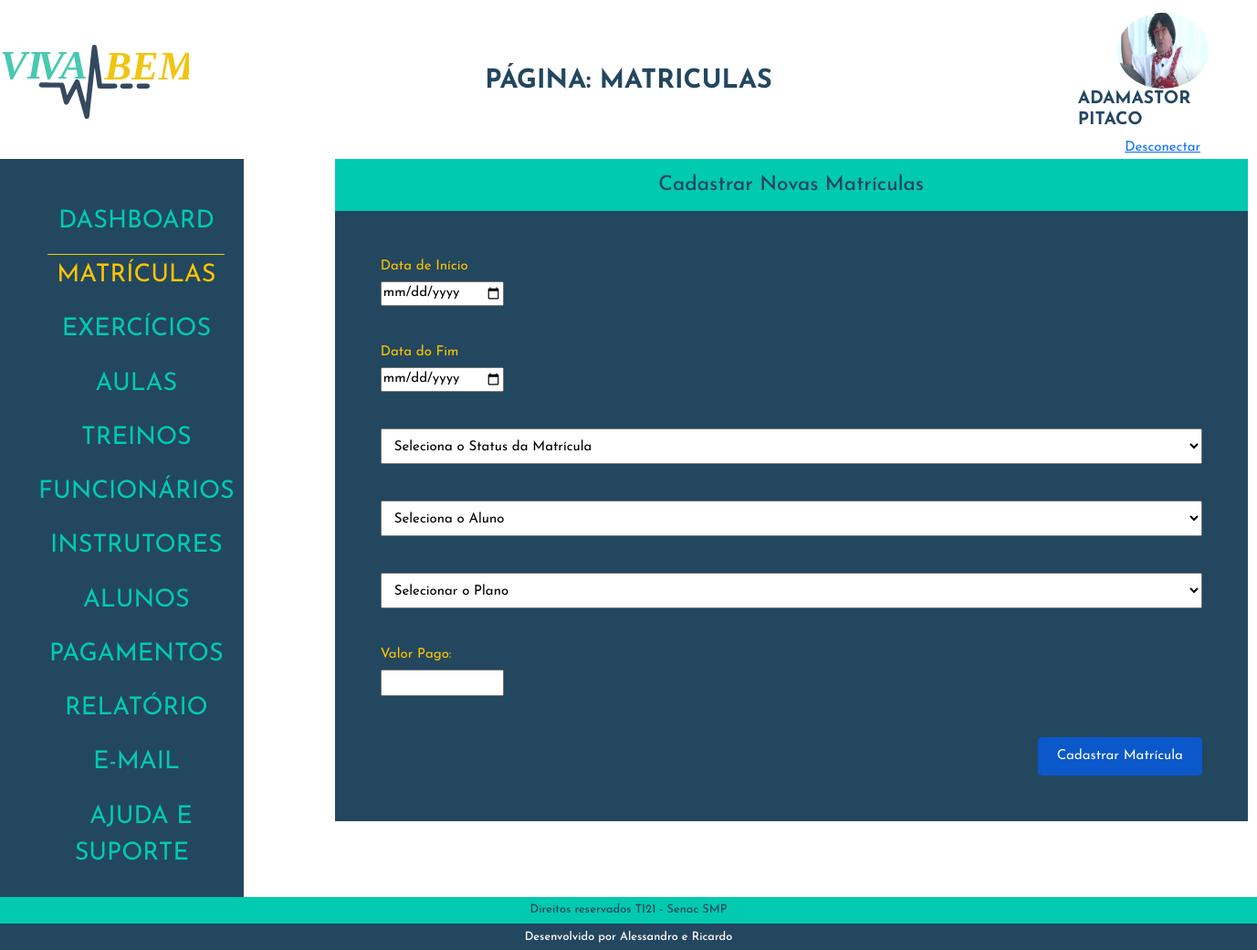
Screenshot of /admin/index.php?p=matriculas&m=cadastrar (signed in) with the database file from the repository.
### tables this page shows
CREATE TABLE `tblfuncionarios` (
  `idFuncionario` int(11) NOT NULL,
  `nomeFuncionario` varchar(50) NOT NULL,
  `altFuncionario` varchar(50) NOT NULL,
  `dataNascFuncionario` date NOT NULL,
  `cargoFuncionario` varchar(20) NOT NULL,
  `especialidadeFuncionario` varchar(20) NOT NULL,
  `emailFuncionario` varchar(80) DEFAULT NULL,
  `senhaFuncionario` varchar(20) NOT NULL,
  `nivelFuncionario` varchar(15) NOT NULL,
  `telefoneFuncionario` varchar(14) NOT NULL,
  `dataAdmissaoFuncionario` date NOT NULL,
  `statusFuncionario` varchar(10) NOT NULL,
  `fotoFuncionario` varchar(100) DEFAULT NULL,
  `linkFaceFuncionario` varchar(150) NOT NULL,
  `linkInstaFuncionario` varchar(150) NOT NULL,
  `linklinkedinFuncionario` varchar(150) NOT NULL,
  `linkWhatsFuncionario` varchar(150) NOT NULL
);

### admin/class/funcionario.php (called while the page is built, shortened)
<?php
class FuncionarioClass
{
    public $idFuncionario;
    public function __construct($id = false)
    {
        if ($id) {
            $this->idFuncionario = $id;
            $this->Carregar();
        }
    }
    public function Carregar()
    {
        $query = "SELECT * FROM  tblfuncionarios WHERE idFuncionario = " . $this->idFuncionario;
        $conn = Conexao::LigarConexao();
        $resultado = $conn->query($query);
        $lista = $resultado->fetchAll();
        foreach ($lista as $linha) {
            $this->nomeFuncionario = $linha['nomeFuncionario'];
            $this->fotoFuncionario = $linha['fotoFuncionario'];
        }
    }
   }

### admin/matriculas/cadastrar.php (the view, shortened to what this page needs)
<h1 class="h1Geral">Cadastrar Novas Matrículas</h1>
<div class="formContainer">
    <form class="formMatri" action="index.php?p=matriculas&m=cadastrar" method="POST" enctype="multipart/form-data">
        <div>
            <label class="labelMatri" for="dataInicioMatricula">Data de Início</label>
            <input class="inputMatriDate" type="date" name="dataInicioMatricula" id="dataInicioMatricula" required placeholder="data de Inicio">
        </div>
        <div>
            <label class="labelMatri" for="dataFimMatricula">Data do Fim</label>
            <input class="inputMatriDate" type="date" name="dataFimMatricula" id="dataFimMatricula" required placeholder="data de final">
        </div>
        <div>
            <select class="selectMatriStatus" aria-label="Default select example" name="statusMatricula" required>
                <option selected="">Seleciona o Status da Matrícula</option>
            </select>
        </div>
        <div>
            <select class="selectMatri"  aria-label="Default select example" name="idAluno" id="idAluno" required>
                <option selected disabled>Seleciona o Aluno</option>
            </select>
            <select  class="selectMatri" aria-label="Default select example" name="idPlano" id="idPlano" required>
                <option selected disabled>Selecionar o Plano</option>
            </select>
            <div>
                <label class="labelMatri" for="valorPago">Valor Pago:</label>
                <input class="inputMatriDate" type="number" step="0.01" pattern="\d+(\.\d{2})?" name="valorPago" id="valorPago" required>
            </div>
            <div>
                <button class="botMatri" type="submit">Cadastrar Matrícula</button>
            </div>
        </div>
    </form>
</div>

### admin/index.php (shortened to what this page needs)
<?php
if (isset($_SESSION['idAluno'])) {
    $id = $_SESSION['idAluno'];
    $tipoUsuario = 'aluno';
} elseif (isset($_SESSION['idFuncionario'])) {
    $tipoUsuario = 'funcionario';
} else {
    header("location: http://localhost/Projeto-Academia-Viva-Bem-Senac/admin/loginAdmin.php");
    exit;
}
$pagina = @$_GET['p'];
require_once('class/aluno.php');
require_once('class/funcionario.php');
if ($tipoUsuario === 'aluno') {
    $aluno = new AlunoClass($id);
    $usuario = $aluno;
} elseif ($tipoUsuario === 'funcionario') {
    $funcionario = new FuncionarioClass($id);
    $usuario = $funcionario;
}
?>
<!DOCTYPE html>
<html lang="pt-BR">
<head>
    <link rel="stylesheet" href="./css/reset.css">
    <link href="path/to/lightbox.css" rel="stylesheet" />
    <link href="https://cdn.jsdelivr.net/npm/bootstrap@5.3.2/dist/css/bootstrap.min.css" rel="stylesheet">
    <link rel="stylesheet" href="./css/estilo.css">
</head>
<body>
    <header class="topo">
        <h1>
            <img src="./img/logoVivaBem.svg" alt="Logo Viva Bem">
        </h1>
        <?php
        if ($pagina == '') {
            echo '<h2>Dashboard</h2>';
        } else {
            echo ('<h2>Página: ' . $pagina . '</h2>');
        }
        ?>
         <div class="identUser">
            <img src="../img/<?php echo $usuario->fotoAluno ?? $usuario->fotoFuncionario; ?>" alt="User">
            <h2><?php echo $usuario->nomeAluno ?? $usuario->nomeFuncionario; ?></h2>
            <a href="desconectar.php">Desconectar</a>
        </div>
    </header>
    <main>
        <div class="menu">
            <nav>
                <ul>
                    <li><a href="index.php?p=dashboard" class="<?php echo (($pagina == 'dashboard') ||  (@$pagina == '')) ? 'menuAtivo' : ''; ?>"> Dashboard </a></li>
                    <li><a href="index.php?p=matriculas" class="<?php echo ($pagina == 'matriculas') ? 'menuAtivo' : ''; ?>"> Matrículas </a></li>
                    <li><a href="index.php?p=exercicios" class="<?php echo ($pagina == 'exercicios') ? 'menuAtivo' : ''; ?>"> Exercícios </a></li>
                    <li><a href="index.php?p=aulas" class="<?php echo ($pagina == 'aulas') ? 'menuAtivo' : ''; ?>"> Aulas </a></li>
                    <li><a href="index.php?p=treino" class="<?php echo ($pagina == 'treino') ? 'menuAtivo' : ''; ?>"> Treinos </a></li>
                    <li><a href="index.php?p=funcionarios" class="<?php echo ($pagina == 'funcionarios') ? 'menuAtivo' : ''; ?>"> Funcionários </a></li>
                    <li><a href="index.php?p=instrutores" class="<?php echo ($pagina == 'instrutores') ? 'menuAtivo' : ''; ?>"> Instrutores </a></li>
                    <li><a href="index.php?p=aluno" class="<?php echo ($pagina == 'aluno') ? 'menuAtivo' : ''; ?>"> Alunos </a></li>
                    <li><a href="index.php?p=pagamento" class="<?php echo ($pagina == 'pagamento') ? 'menuAtivo' : ''; ?>"> Pagamentos </a></li>
                    <li><a href="index.php?p=relatorio" class="<?php echo ($pagina == 'relatorio') ? 'menuAtivo' : ''; ?>"> Relatório </a></li>
                    <li><a href="index.php?p=contato" class="<?php echo ($pagina == 'contato') ? 'menuAtivo' : ''; ?>"> E-mail </a></li>
                    <li><a href="index.php?p=ajuda" class="<?php echo ($pagina == 'ajuda') ? 'menuAtivo' : ''; ?>"> Ajuda e Suporte </a></li>
                </ul>
            </nav>
        </div>
        <div class="box">
            <?php
            switch ($pagina) {
                case 'matriculas':
                    require_once('matriculas/matriculas.php');
                    break;
            }
            ?>
        </div>
    </main>
    <footer class="rodape">
        <h2>Direitos reservados TI21 - Senac SMP</h2>
        <h2>Desenvolvido por Alessandro e Ricardo</h2>
    </footer>
</body>
</html>

### admin/css/estilo.css (style rules this page uses)
*, a, h1, h2, h3, h4 { font-family: 'Josefin Sans', sans-serif; font-size: 15px; }
body { display: flex; flex-direction: column; height: 100vh; width: 100%; }
.topo { display: flex; justify-content: space-between; margin-top: 1%; align-items: center; }
.topo h1 { text-align: center; width: 15%; }
.identUser { width: 100%; }
.identUser img { max-width: 100px; max-height: 90px; object-fit: cover; border-radius: 50%; }
.topo h2 { font-size: 1.8em; text-transform: uppercase; color: #23475f; font-weight: bold; }
.topo div { display: flex; flex-direction: column; align-items: center; width: 15%; }
.topo div img { width: 75%; }
.topo div h2 { margin-left: 5%; font-size: 1.2em; }
main { flex: 1; display: flex; }
.menu { background-color: #23475f; text-align: center; display: flex; }
.menu nav { margin-top: 15%; }
.menu nav ul li { padding: 4% 0; }
.menu nav ul li a { text-decoration: none; color: #00cab0; font-size: 1.8em; text-transform: uppercase; padding: 4% 10px; }
.menuAtivo { color: #ffc500 !important; border-top: solid 1px #ffc500; }
.box { margin: 0 100px; }
.rodape { text-align: center; }
.rodape h2 { font-size: .8em; margin-bottom: 0; }
.rodape h2:nth-child(1) { background: #00cab0; padding: .5% 0; color: #23475f; }
.rodape h2:nth-child(2) { background: #23475f; padding: .5% 0; color: #fff; }
form { display: flex; flex-direction: column; align-items: stretch; background: #23475f; width: 1000px; padding: 15px 50px; color: #ffc500; }
.h1Geral { text-align: center; color: #23475f; font-size: 1.5em; background: #00cab0; margin: 0; padding: 15px; }
.formContainer { width: 100%; box-sizing: border-box; }
.formMatri { display: flex; flex-direction: column; gap: 40px; padding: 50px 50px; }
.formMatri div { display: flex; flex-direction: column; }
.labelMatri { margin-bottom: 5px; }
.selectMatri { width: 100%; box-sizing: border-box; margin-bottom: 40px; padding: 10px; }
.selectMatriStatus { margin: 0; padding: 10px; }
.labelMatri { width: 100%; box-sizing: border-box; }
.botMatri { width: 50%; box-sizing: border-box; }
.inputMatriDate { width: 15%; }
.botMatri { width: 20%; margin-left: auto; box-sizing: border-box; background-color: #0a58ca; padding: 10px; border: none; border-radius: 5px; cursor: pointer; margin-top: 45px; color: #ffffff; }

### rows the page displays
tblfuncionarios: fotoFuncionario (picture), nomeFuncionario "ADAMASTOR PITACO"

### other values shown
$pagina "MATRICULAS"
